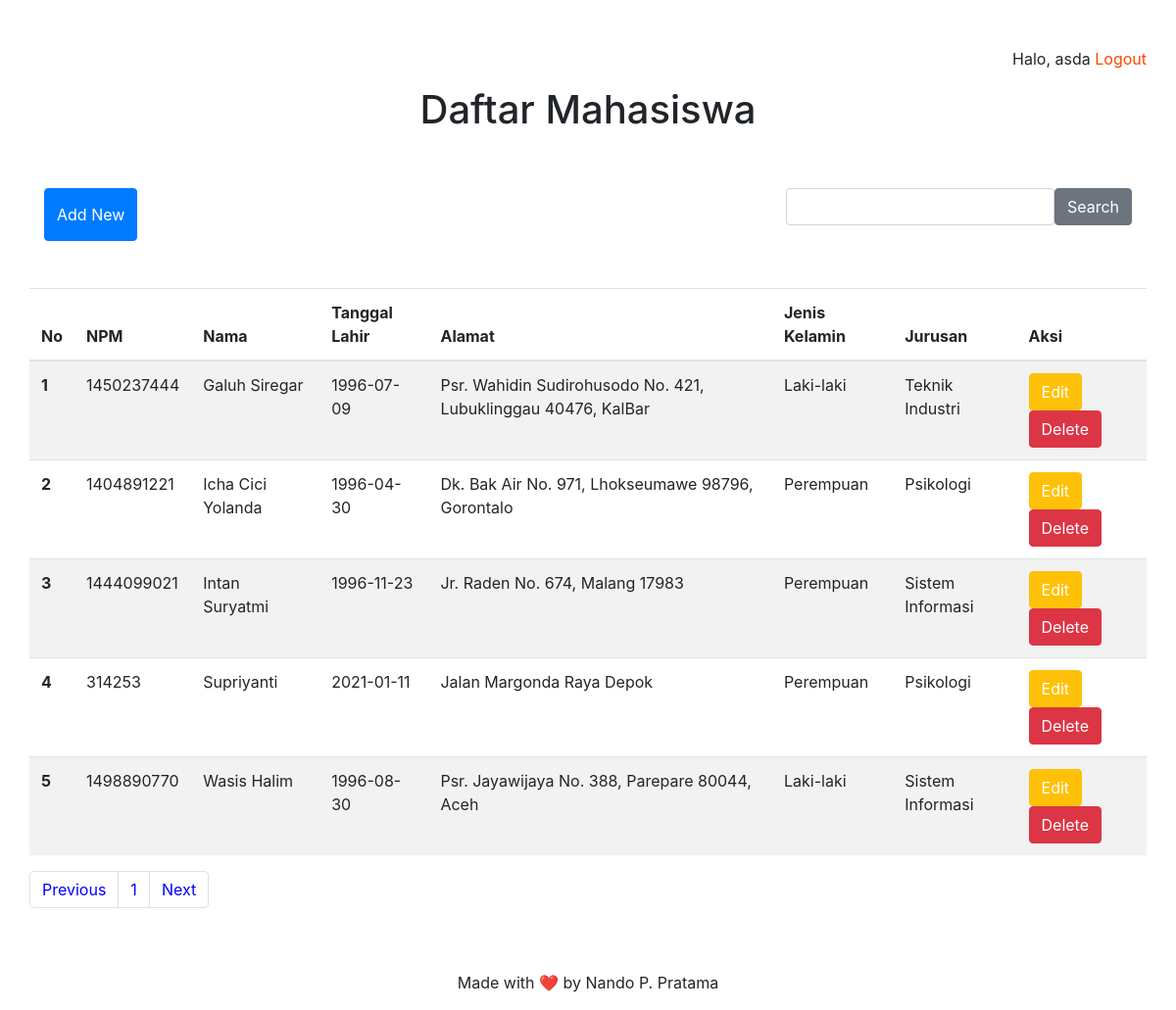
/daftar-mahasiswa.php (signed in), run on the app's committed database.
### tables this page shows
CREATE TABLE `mahasiswa` (
  `id` int(11) NOT NULL,
  `nama` varchar(255) NOT NULL,
  `tanggal_lahir` date NOT NULL,
  `alamat` varchar(255) NOT NULL,
  `jenis_kelamin` varchar(15) NOT NULL,
  `jurusan_id` int(11) NOT NULL,
  `npm` int(11) NOT NULL
);

CREATE TABLE `jurusan` (
  `id` int(11) NOT NULL,
  `nama_jurusan` varchar(255) NOT NULL,
  `fakultas_id` int(11) NOT NULL
);

### daftar-mahasiswa.php (the view, shortened to what this page needs)
<?php require_once('header.php'); ?>
<?php
$connect = mysqli_connect("localhost", "root", "", "sistem_informasi_mahasiswa");
if(isset($_POST["submit"])){
    $keyword = isset($_POST["keyword"]) ? htmlspecialchars($_POST["keyword"]) : '';
    $query = "SELECT `mahasiswa`.`id`, `mahasiswa`.`nama`, `mahasiswa`.`tanggal_lahir`, `mahasiswa`.`alamat`, `mahasiswa`.`jenis_kelamin`, `mahasiswa`.`npm`, `jurusan`.`nama_jurusan` FROM `mahasiswa` INNER JOIN jurusan ON `mahasiswa`.`jurusan_id` = `jurusan`.`id`
    WHERE `mahasiswa`.`nama` LIKE '%$keyword%'
        OR `mahasiswa`.`npm` LIKE '%$keyword%'
        OR `mahasiswa`.`alamat` LIKE '%$keyword%'
        OR `jurusan`.`nama_jurusan` LIKE '%$keyword%'
    ORDER BY `mahasiswa`.`nama`";
    $sql = mysqli_query($connect, $query);
}else{
    $query = "SELECT `mahasiswa`.`id`, `mahasiswa`.`nama`, `mahasiswa`.`tanggal_lahir`, `mahasiswa`.`alamat`, `mahasiswa`.`jenis_kelamin`, `mahasiswa`.`npm`, `jurusan`.`nama_jurusan` FROM `mahasiswa` INNER JOIN jurusan ON `mahasiswa`.`jurusan_id` = `jurusan`.`id` ORDER BY `mahasiswa`.`nama`";
    $sql = mysqli_query($connect, $query);
$batas = 10;
$halaman = isset($_GET['halaman'])?(int)$_GET['halaman'] : 1;
$halaman_awal = ($halaman>1) ? ($halaman * $batas) - $batas : 0;
$previous = $halaman - 1;
$next = $halaman + 1;
$jumlah_data = mysqli_num_rows($sql);
$total_halaman = ceil($jumlah_data / $batas);
$dataMhs = mysqli_query($connect, "SELECT `mahasiswa`.`id`, `mahasiswa`.`nama`, `mahasiswa`.`tanggal_lahir`, `mahasiswa`.`alamat`, `mahasiswa`.`jenis_kelamin`, `mahasiswa`.`npm`, `jurusan`.`nama_jurusan` FROM `mahasiswa` INNER JOIN jurusan ON `mahasiswa`.`jurusan_id` = `jurusan`.`id` ORDER BY `mahasiswa`.`nama` LIMIT $halaman_awal, $batas");
$no = $halaman_awal+1;
}
?>
<div class="container pt-5">
    <div class="row justify-content-end">
        <p>Halo, <?= $_SESSION["welcome"]; ?></p>
        <a href="logout.php" style="color: orangered;"> &nbsp;Logout</a>
    </div>
    <div class="row justify-content-center">
        <h1>Daftar Mahasiswa</h1>
    </div>
    <div class="row pt-5">
        <div class="col-md-12 d-flex justify-content-between">
            <button class="btn btn-primary"><a href="add.php">Add New</a></button>
            <form method="POST">
                <div class="form-group form-inline">
                    <input type="text" class="form-control" name="keyword" autofocus autocomplete="off">
                    <button class="btn btn-secondary" type="submit" name="submit">Search</button>
                </div>
            </form>
        </div>
    </div>
    <div class="row">
        <table class="table table-striped mt-5">
        <thead>
            <tr>
                <th>No</th>
                <th>NPM</th>
                <th>Nama</th>
                <th>Tanggal Lahir</th>
                <th>Alamat</th>
                <th>Jenis Kelamin</th>
                <th>Jurusan</th>
                <th>Aksi</th>
            </tr>
        </thead>
        <tbody>
            <?php while($row = mysqli_fetch_assoc($dataMhs)) : ?>
            <tr>
                <th scope="row"><?= $no++ ?></th>
                <td><?= $row["npm"] ?></td>
                <td><?= $row["nama"] ?></td>
                <td><?= $row["tanggal_lahir"] ?></td>
                <td><?= $row["alamat"] ?></td>
                <td><?= $row["jenis_kelamin"] ?></td>
                <td><?= $row["nama_jurusan"] ?></td>
                <td>
                    <button class="btn btn-warning"> <a href="edit.php?id=<?= $row['id'] ?>">Edit</a> </button>
                    <button class="btn btn-danger"><a href="delete.php?id=<?= $row['id'] ?>"
                    onclick = "return confirm('Yakin ingin menghapus data?')">Delete</a></button>
                </td>
            </tr>
            <?php endwhile; ?>
        </tbody>
    </table>
    <nav>
			<ul class="pagination justify-content-center">
				<li class="page-item">
					<a style="color: blue" class="page-link" <?php if($halaman > 1){ echo "href='?halaman=$previous'"; } ?>>Previous</a>
				</li>
				<?php
				for($x=1;$x<=$total_halaman;$x++){
					?>
					<li class="page-item"><a style="color: blue" class="page-link" href="?halaman=<?php echo $x ?>"><?php echo $x; ?></a></li>
					<?php
				}
				?>
				<li class="page-item">
					<a style="color: blue"  class="page-link" <?php if($halaman < $total_halaman) { echo "href='?halaman=$next'"; } ?>>Next</a>
				</li>
			</ul>
		</nav>
    </div>
</div>
<?php require_once('footer.php'); ?>

### header.php (shortened to what this page needs)
<!DOCTYPE html>
<html lang="en">
<head>
    <link rel="stylesheet" href="assets/bootstrap/css/bootstrap.min.css">
    <link rel="stylesheet" href="assets/css/style.css">
</head>
<body>

### footer.php (shortened to what this page needs)
<footer class="text-center pt-5">
    <p>Made with ❤️  by Nando P. Pratama</p>
</footer>
</body>
</html>

### assets/css/style.css (style rules this page uses)
* { margin: 0; padding: 0; box-sizing: border-box; }
a:link, a:visited, a:active { color: white; text-decoration: none; }

### data on the page
mahasiswa: npm "1450237444", nama "Galuh Siregar", tanggal_lahir "1996-07-09", alamat "Psr. Wahidin Sudirohusodo No. 421, Lubuklinggau 40476, KalBar", jenis_kelamin "Laki-laki", jurusan.nama_jurusan "Teknik Industri"
mahasiswa: npm "1404891221", nama "Icha Cici Yolanda", tanggal_lahir "1996-04-30", alamat "Dk. Bak Air No. 971, Lhokseumawe 98796, Gorontalo", jenis_kelamin "Perempuan", jurusan.nama_jurusan "Psikologi"
mahasiswa: npm "1444099021", nama "Intan Suryatmi", tanggal_lahir "1996-11-23", alamat "Jr. Raden No. 674, Malang 17983", jenis_kelamin "Perempuan", jurusan.nama_jurusan "Sistem Informasi"
mahasiswa: npm "314253", nama "Supriyanti", tanggal_lahir "2021-01-11", alamat "Jalan Margonda Raya Depok", jenis_kelamin "Perempuan", jurusan.nama_jurusan "Psikologi"
mahasiswa: npm "1498890770", nama "Wasis Halim", tanggal_lahir "1996-08-30", alamat "Psr. Jayawijaya No. 388, Parepare 80044, Aceh", jenis_kelamin "Laki-laki", jurusan.nama_jurusan "Sistem Informasi"

### other printed values
$_SESSION["welcome"] "asda"
